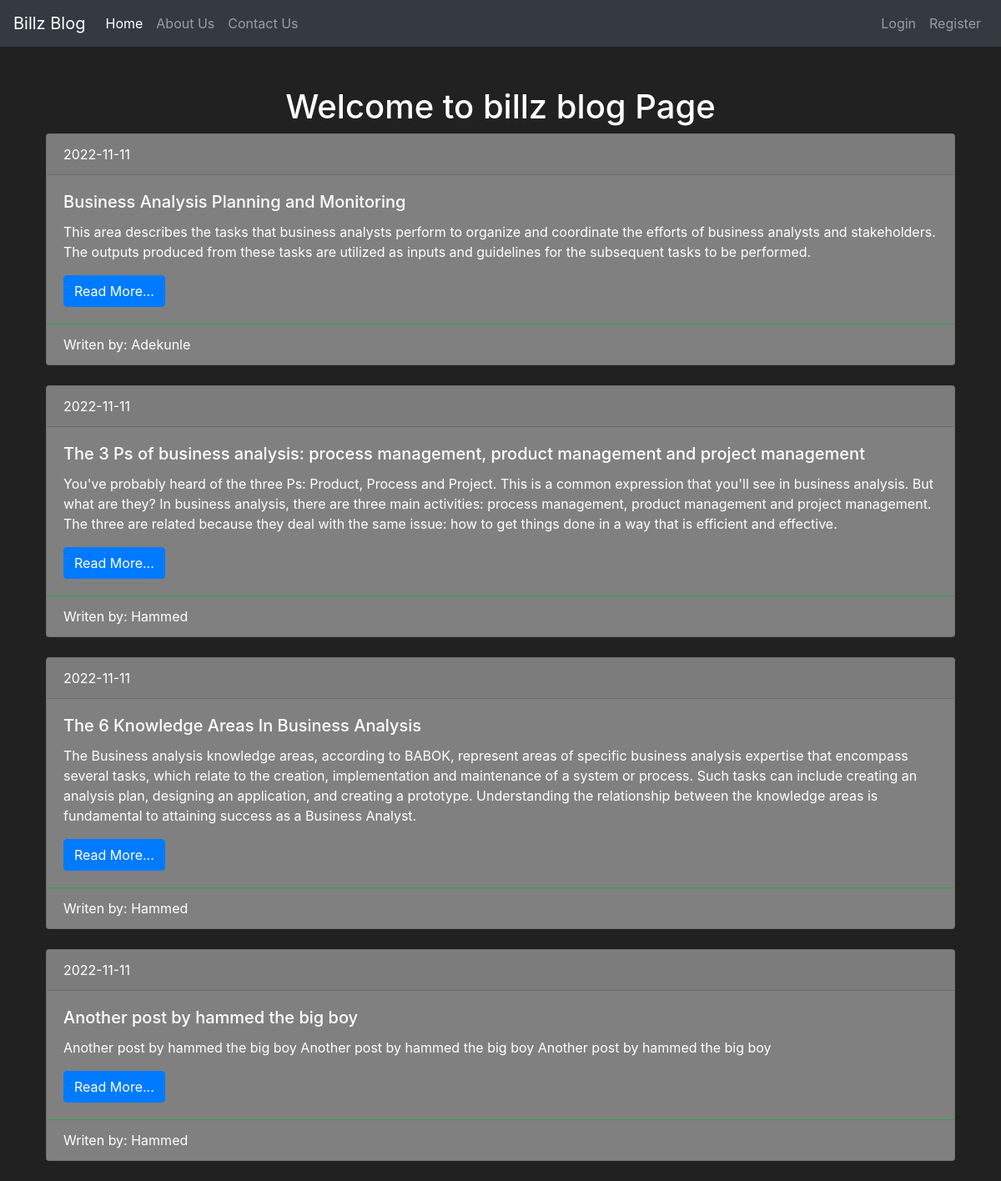
The page /home on the database its author committed.
### blog/models.py (models this page shows, shortened)
class Post(db.Model):
    __tablename__= 'post'
    id = db.Column(db.Integer(), primary_key=True)
    title = db.Column(db.String(length=140), nullable=False)
    slug = db.Column(db.String(length=140), nullable=False, unique=True)
    body = db.Column(db.Text)
    author = db.Column(db.String(length=240))
    created = db.Column(db.DateTime, default=datetime.now())
    owner = db.Column(db.Integer(), db.ForeignKey('user.id'))

### blog/routes.py (the view)
@app.route("/")
@app.route("/home")
def home_page():
    title = "Home Page"
    posts = Post.query.order_by(desc(Post.created))
    return render_template("index.html", title=title, posts=posts)

### blog/templates/index.html (shortened to what this page needs)
{% extends 'base.html' %}
{% block content %}
    <div class="container mt-5">
        <h1 class="text-center">Welcome to billz blog Page</h1>
        {% for post in posts%}
            <div class="card" style="background-color: grey;">
                <div class="card-header">
                {{ post.created.date() }}
                </div>
                <div class="card-body">
                <h5 class="card-title">{{ post.title }}</h5>
                <p class="card-text">{{ post.body }}</p>
                <a href="{{ url_for('post_details', slug=post.slug) }}" class="btn btn-primary">Read More...</a>
                </div>
                <div class="card-footer bg-transparent border-success">Writen by: {{ post.author }}</div>
            </div>
            <br>
        {% endfor %}
    </div>
{% endblock %}

### blog/templates/base.html (shortened to what this page needs)
<!doctype html>
<html lang="en">
   <head>
      <link rel="stylesheet" href="../templates/static/css/style.css">
      <link rel="stylesheet" href="https://cdn.jsdelivr.net/npm/bootstrap@4.5.3/dist/css/bootstrap.min.css">
   </head>
   <body>
      <nav class="navbar navbar-expand-md navbar-dark bg-dark">
        <a class="navbar-brand" href="/">Billz Blog</a>
        <div class="collapse navbar-collapse" id="navbarNav">
            <ul class="navbar-nav mr-auto">
                <li class="nav-item active">
                    <a class="nav-link" href="{{ url_for('home_page') }}">Home <span class="sr-only">(current)</span></a>
                </li>
                <li class="nav-item">
                    <a class="nav-link" href="{{ url_for('about_page') }}">About Us</a>
                </li>
                <li class="nav-item">
                    <a class="nav-link" href="{{ url_for('contact_page') }}">Contact Us</a>
                </li>
            </ul>
            {% if current_user.is_authenticated %}
            <ul class="navbar-nav">
                <li class="nav-item">
                    <a class="nav-link" style="color: lawngreen; font-weight: bold;">
                        <i class="fas fa-user"></i>
                    </a>
                </li>
                <li class="nav-item">
                    <a class="nav-link">Welcome, {{ current_user.username }}</a>
                </li>
                <li class="nav-item">
                    <a class="nav-link" href="{{ url_for('logout_page') }}">Logout</a>
                </li>
            </ul>
            {% else %}
                <ul class="navbar-nav">
                    <li class="nav-item">
                        <a class="nav-link" href="{{ url_for('login_page') }}">Login</a>
                    </li>
                    <li class="nav-item">
                        <a class="nav-link" href="{{ url_for('register_page') }}">Register</a>
                    </li>
                </ul>
            {% endif %}
        </div>
    </nav>
      {% block content %}
      {% endblock %}
   </body>
</html>

### blog/templates/static/css/style.css (style rules this page uses)
body { font-family: 'Lato', sans-serif; }
h1 { margin-bottom: 40px; }
.card { margin-left: 10px; margin-right: 10px; }

### blog/templates/base.html (style rules this page uses)
body { background-color: #212121; color: white }

### rows shown on the page
Post: created "2022-11-11", title "Business Analysis Planning and Monitoring", body "This area describes the tasks that business analysts perform to organize and coordinate the efforts of business analysts and stakeholders. The outputs produced from these tasks are utilized as inputs and guidelines for the subsequent tasks to be performed.", author "Adekunle"
Post: created "2022-11-11", title "The 3 Ps of business analysis: process management, product management and project management", body "You've probably heard of the three Ps: Product, Process and Project. This is a common expression that you'll see in business analysis. But what are they? In business analysis, there are three main activities: process management, product management and project management. The three are related because they deal with the same issue: how to get things done in a way that is efficient and effective.", author "Hammed"
Post: created "2022-11-11", title "The 6 Knowledge Areas In Business Analysis", body "The Business analysis knowledge areas, according to BABOK, represent areas of specific business analysis expertise that encompass several tasks, which relate to the creation, implementation and maintenance of a system or process. Such tasks can include creating an analysis plan, designing an application, and creating a prototype. Understanding the relationship between the knowledge areas is fundamental to attaining success as a Business Analyst.", author "Hammed"
Post: created "2022-11-11", title "Another post by hammed the big boy", body "Another post by hammed the big boy Another post by hammed the big boy Another post by hammed the big boy", author "Hammed"
